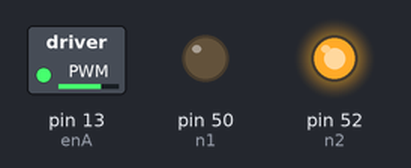
The sketch below on a simulated Arduino Mega 2560, built with avr-gcc and run on an emulated ATmega2560. Shown: switched loads named in the sketch (green lamp = pin HIGH), output pins drawn as LEDs (lit = HIGH).

Above: at 0.05 s.
At 0.35 s:
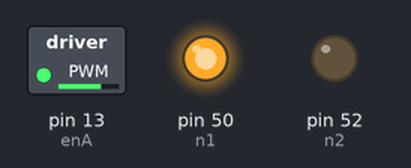
Timing chart, 0 to 3.0 s (numbered marks = the images above):
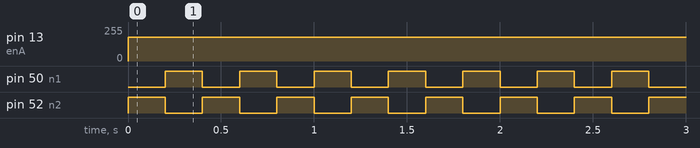

Measured:
- by itself, pin 13 (enA): 0/255 → 180/255 at 0.00 s
- by itself, pin 50 (n1), pin 52 (n2): alternates HIGH for 0.20 s and LOW for 0.20 s

The sketch:

Motor_Potensio_PWM.ino
```cpp
int enA = 13;
int n1 = 50;
int n2 = 52;
void setup() {
pinMode(enA,OUTPUT);
pinMode(n1,OUTPUT);
pinMode(n2, OUTPUT);
Serial.begin(9600);
}
void loop() {
//int potensio = analogRead(A0)/4;
digitalWrite(n1,LOW);
digitalWrite(n2,HIGH);
analogWrite(enA,180);
delay(200);

//digitalWrite(n1,HIGH);
//digitalWrite(n2,LOW);
//analogWrite(enA,120);
//delay(100);

for (int i = 0;i<2;i++)
{
  digitalWrite(n1,HIGH);
digitalWrite(n2,LOW);
analogWrite(enA,180);
delay(100);
  }
}
```
